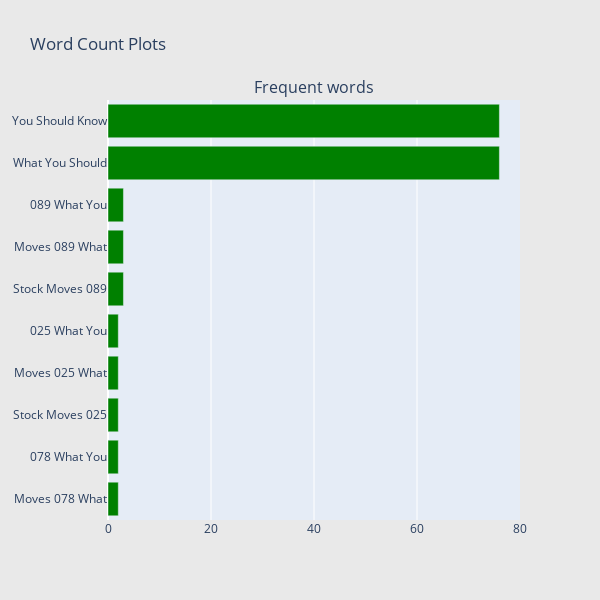

Notebook code for this chart:
### Markdown cell above
# Headline

### Code cell
## Get the bar chart from 5 rated reviews ##
freq_dict = defaultdict(int)
for sent in news_df["headline"]:
    for word in generate_ngrams(sent,3):
        freq_dict[word] += 1
fd_sorted = pd.DataFrame(sorted(freq_dict.items(), key=lambda x: x[1])[::-1])
fd_sorted.columns = ["word", "wordcount"]
trace0 = horizontal_bar_chart(fd_sorted.head(10), 'green')

# Creating two subplots
fig = tools.make_subplots(rows=1, cols=1, vertical_spacing=0.04,
                          subplot_titles=["Frequent words"])
fig.append_trace(trace0, 1, 1)
#fig.append_trace(trace1, 1, 2)
fig['layout'].update(height=600, width=600, paper_bgcolor='rgb(233,233,233)', title="Word Count Plots")
py.iplot(fig, filename='word-plots');

### Figure 1 — Plotly figure (JSON) as saved in the notebook; plotly's stock layout.template omitted (floating-point values rounded to 4 significant figures)
{"data": [{"marker": {"color": "green"}, "orientation": "h", "showlegend": false, "type": "bar", "x": [2, 2, 2, 2, 2, 3, 3, 3, 76, 76], "xaxis": "x", "y": ["Moves 078 What", "078 What You", "Stock Moves 025", "Moves 025 What", "025 What You", "Stock Moves 089", "Moves 089 What", "089 What You", "What You Should", "You Should Know"], "yaxis": "y"}], "layout": {"annotations": [{"font": {"size": 16}, "showarrow": false, "text": "Frequent words", "x": 0.5, "xanchor": "center", "xref": "paper", "y": 1, "yanchor": "bottom", "yref": "paper"}], "height": 600, "paper_bgcolor": "rgb(233,233,233)", "title": {"text": "Word Count Plots"}, "width": 600, "xaxis": {"anchor": "y", "domain": [0, 1]}, "yaxis": {"anchor": "x", "domain": [0, 1]}}}
